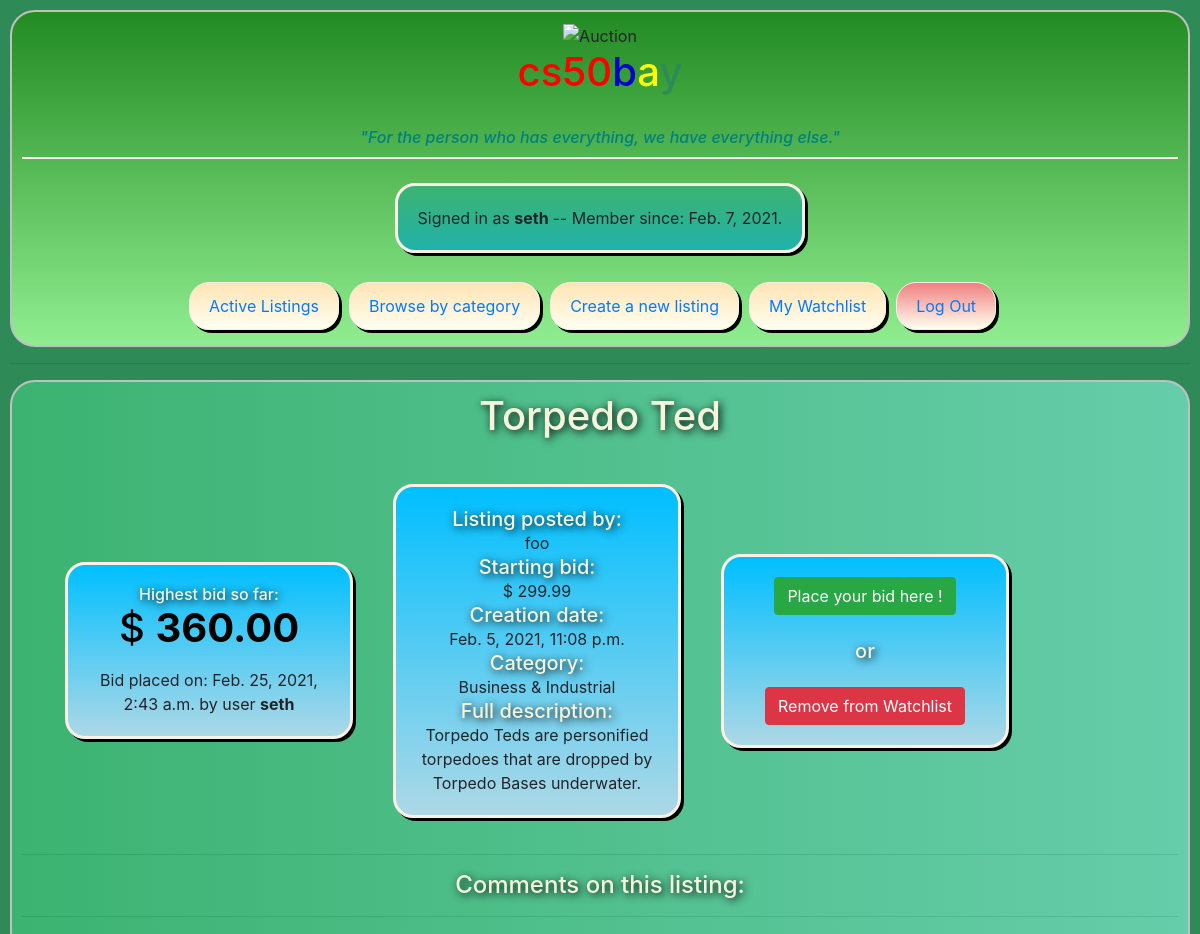
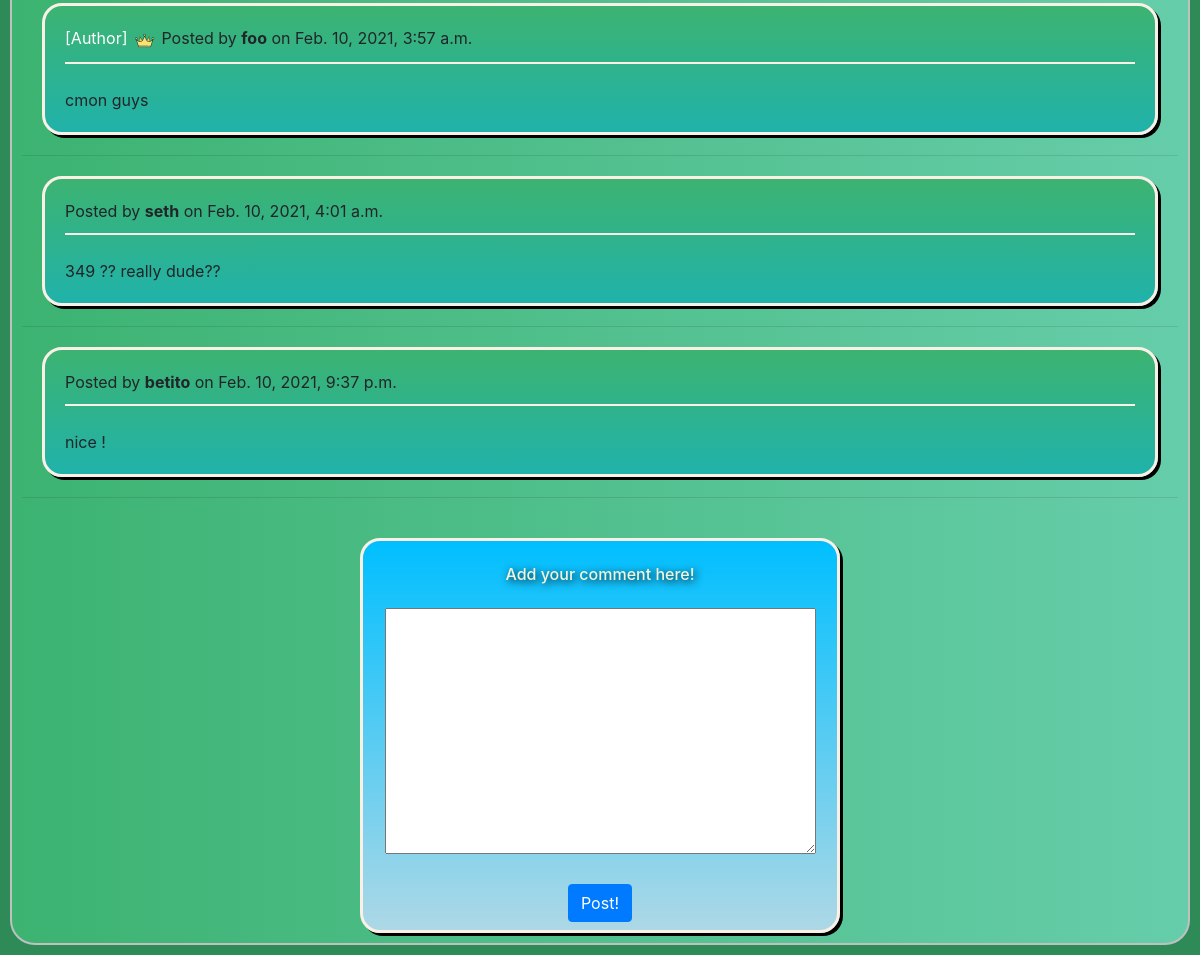
/listing/4 (signed in), run on the app's committed database (2 pictures, top to bottom).
### auctions/models.py (models this page shows, shortened)
class User(AbstractUser):
    member_since = models.DateField(auto_now_add=timezone.now())

class auction_listing(models.Model):
    title = models.CharField(max_length=64)
    description = models.TextField()
    starting_bid = models.DecimalField(max_digits=17, decimal_places=2, default=0)
    creation_date = models.DateTimeField(auto_now_add=timezone.now())
    author = models.CharField(max_length=150)#150 is max length of abstract user
    img_url = models.CharField(max_length=256, blank=True, null=True, help_text="Optional")
    watchlist = models.ManyToManyField(User, blank=True, related_name="user_watchlist")
    active_status = models.BooleanField(default=True)
    categories_list = (
        ('FA', 'Fashion'),
        ('BM', 'Books, Moves & Music'),
        ('EL', 'Electronics'),
        ('CO', 'Collectibles & Art'),
        ('HG', 'Home & Garden'),
        ('SG', 'Sporting Goods'),
        ('TH', 'Toys & Hobbies'),
        ('BI', 'Business & Industrial'),
        ('HB', 'Health & Beauty'),
        ('OT', 'Others')
    )
    category = models.CharField(max_length=2, choices=categories_list, default='OT', help_text="If not specified it will be set as Others")
    class meta:
        ordering = ('-creation_date')

class bids(models.Model):
    id = models.OneToOneField(auction_listing,
        on_delete=models.CASCADE, primary_key=True, related_name="listing_bid")
    highest_bid = models.DecimalField(max_digits=17, decimal_places=2, default=0)
    highest_bid_user = models.CharField(max_length=150, blank=True, null=True)
    last_bid_date = models.DateTimeField(auto_now=timezone.now())
    class meta:
        ordering = ('last_bid_date')

class comments(models.Model):
    listing_id = models.ForeignKey(auction_listing, on_delete=models.CASCADE, related_name="listing_comments")
    post_author = models.CharField(max_length=150)
    commentary_date = models.DateTimeField(auto_now_add=timezone.now())
    comment = models.TextField(null=True)

### auctions/views.py (the view)
# urls.py: path("listing/<int:listing_id>", views.listing, name="listing"),
def listing(request, listing_id):
    listing = auction_listing.objects.get(pk = listing_id)
    current_bid = bids.objects.get(pk = listing.id)
    category = listing.get_category_display()
    comments_list = comments.objects.filter(listing_id = listing_id)
    if listing.watchlist.filter(username=request.user):
        usertocheck = True
    else:
        usertocheck = False
    return render(request, "auctions/listing.html",{
        "listing": listing,
        "current_bid": current_bid,
        "bidform": forms.bidform(),
        "usertocheck": usertocheck,
        "category": category,
        "comment": forms.commentform(),
        "comments_list": comments_list
    })

### auctions/forms.py
class bidform(ModelForm):
    class Meta:
        model = bids
        fields = ['highest_bid']
        labels = {'highest_bid': ''}

class commentform(ModelForm):
    class Meta:
        model = comments
        fields = ['comment']
        labels = {'comment': ''}

### auctions/templates/auctions/listing.html (shortened to what this page needs)
{% extends "auctions/layout.html" %}
{% block body %}
<h1 class="maintitle">{{listing.title}}</h1>
<br>
<div class="container">
    <div class="card cardstyle" style="text-align: center;">
        <div class="card-body">
            <h6 class="maintitle">Highest bid so far:</h6>
            <h1 style="color: black">$ <strong>{{current_bid.highest_bid}}</strong> </h1></p>
            Bid placed on: {{current_bid.last_bid_date}} by user <strong>{{ current_bid.highest_bid_user }}</strong>
        </div>
    </div>
    <div class="card cardstyle">
        <div class="card-body">
          <h5 class="maintitle">Listing posted by: </h5> {{listing.author}}
          <h5 class="maintitle">Starting bid: </h5> $ {{listing.starting_bid}}
          <h5 class="maintitle">Creation date: </h5> {{listing.creation_date}}
          <h5 class="maintitle">Category: </h5> {{category}}
          <h5 class="maintitle">Full description: </h5> {{listing.description}}
        </div>
    </div>
    <div class="card cardstyle">
        <div class="card-body">
            {% if user.is_authenticated %}
                {% if user.username == listing.author%}
                    {% if listing.active_status%}
                    <form action="{% url 'close_bid' listing.id %}" method="POST">
                        {% csrf_token %}
                        <input type="submit" class="btn btn-danger" value="Close this auction">
                    </form>
                    {% else%}
                    <h3 class="maintitle" style="color: orangered;">- Auction closed -</h3>
                    {% endif %}
                {% else %}
                    {% if listing.active_status%}
                        <div>
                            <a id="hide1" href="#hide1" class="hide"><button type="button" class="btn btn-success">Place your bid here !</button></a>
                        </div>
                        <br>
                        <h5 class="maintitle"> or </h5>
                        <br>
                        {% if usertocheck %}
                            <form action="{% url 'remove_watchlist' listing.id %}" method="POST">
                                <input type="submit" class="btn btn-danger" value="Remove from Watchlist">
                            </form>
                        {% else %}
                            <form action="{% url 'add_watchlist' listing.id %}" method="POST">
                                {% csrf_token %}
                                <input type="submit" class="btn btn-primary" value="Add to Watchlist">
                            </form>
                        {% endif %}
                    {% endif %}
                {% endif %}
            {% else %}
            <a href="{% url 'login' %}" ><button type="button" class="btn btn-primary" style="color: white;">Log in</button></a>
            to place bids or add items to your watchlist !
            {% endif %}
        </div>
    </div>
</div>
<hr>
<h4 class="maintitle">Comments on this listing:</h4>
<hr>
{% for post in comments_list %}
    <div class="commentbox">
        {% if post.post_author == listing.author %}
            <span style="color: white;">[Author]</span> <img src="../static/auctions/images/crown.png" alt="" style="height: 25px;">
        {% endif %}
        Posted by <strong>{{post.post_author}}</strong> on {{post.commentary_date}}
        <br>
        <div class="commentline"></div>
        <br>
        {{post.comment}}
    </div>
    <hr>
{% endfor %}
<br>
{% if user.is_authenticated %}
    {% if listing.active_status %}
    <div class="cardstyle" style="width: 30rem; margin:auto">
        <br>
        <h6 class="maintitle"> Add your comment here!</h6>
        <br>
        <form action="{% url 'new_comment' listing.id %}" method="POST">
            {{comment}}
            <br><br>
            <div class="maintitle"><input type="submit" class="btn btn-primary mb-2" value="Post!"/></div>
        </form>
    </div>
    {% else %}
        <h5 class="maintitle">This listing is closed. Comments are disabled.</h5>
    {% endif %}
{% else %}
<div style="margin: auto; text-align: center;">
    <a href="{% url 'login' %}" ><button type="button" class="btn btn-primary" style="color: white;">Log in</button></a>
    to post and communicate with other bidders !
</div>
{% endif %}
{% endblock %}

### auctions/templates/auctions/layout.html (shortened to what this page needs)
{% load static %}
<!DOCTYPE html>
<html lang="en">
    <head>
        <link rel="stylesheet" href="https://stackpath.bootstrapcdn.com/bootstrap/4.4.1/css/bootstrap.min.css">
        <link href="{% static 'auctions/styles.css' %}" rel="stylesheet">
    </head>
    <body>
        <header>
            <div class="centerbanner">
                <img src="{% static 'auctions/images/ai.png' %}" alt="Auction" style="width: 100px; height: auto; background: transparent;">
                <h1> <span style="color: red;">cs50</span><span style="color: MediumBlue;">b</span><span style="color: Yellow;">a</span><span style="color: #2E8B57;">y</span>  </h1>
                <br>
                <h6 style="color: Teal; font-style: italic;">"For the person who has everything, we have everything else."</h6>
            </div>
            <div class="commentline"></div>
            <br>
            <div>
                {% if user.is_authenticated %}
                    <div class="commentbox" style="width: max-content; margin: auto;">Signed in as <strong>{{ user.username }} </strong> -- Member since: {{user.member_since}}.</div>
                {% else %}
                    You are currently browsing as Guest.
                    <br>
                {% endif %}
                <br>
            </div>
            <div >
                <ul class="nav container" style="justify-content: center;">
                    <li class="nav-item navbox">
                        <a class="nav-link" href="{% url 'index' %}">Active Listings</a>
                    </li>
                    <li class="nav-item navbox">
                        <a class="nav-link" href="{% url 'all_categories'%}">Browse by category</a>
                    </li>
                    {% if user.is_authenticated %}
                        <li class="nav-item navbox">
                            <a class="nav-link" href="{% url 'new_listing'%}">Create a new listing</a>
                        </li>
                        <li class="nav-item navbox">
                            <a class="nav-link" href="{% url 'my_watchlist' %}">My Watchlist</a>
                        </li>
                        <li class="nav-item navboxlogout">
                            <a class="nav-link" href="{% url 'logout' %}">Log Out</a>
                        </li>
                    {% endif %}
                </ul>
            </div>
        </header>
        <hr>
        <main>
            {% block body %}
            {% endblock %}
        </main>
    </body>
</html>

### auctions/static/auctions/styles.css (style rules this page uses)
body { padding: 10px; background-color: #2E8B57; }
h1 { color:bisque; }
header { background-image: linear-gradient( #228B22, #90EE90); border: 2px solid #C0C0C0; border-radius: 25px; padding: 10px; }
main { background-image: linear-gradient(to right, #3CB371, #66CDAA); border: 2px solid #C0C0C0; border-radius: 25px; padding: 10px; }
.centerbanner { text-align: center; margin: auto; }
.container { display: flex; flex-wrap: wrap; align-items: center; }
.cardstyle { width: 18rem; background-image: linear-gradient(DeepSkyBlue, LightBlue); border-radius: 20px; border: 3px solid Linen; box-shadow: 3px 3px black; margin: 20px; text-align: center; }
.maintitle { text-align: center; color: beige; text-shadow: 2px 2px 8px black; margin: auto; }
.commentbox { background-image: linear-gradient(#3CB371, LightSeaGreen); border-radius: 20px; border: 3px solid Linen; box-shadow: 3px 3px black; margin: 20px; padding: 20px; }
.navbox { background-image: linear-gradient(Moccasin, Ivory); border-radius: 20px; border: 1px solid Linen; box-shadow: 3px 3px black; margin: 5px; padding: 3px; }
.navboxlogout { background-image: linear-gradient(lightcoral, Ivory); border-radius: 20px; border: 1px solid Linen; box-shadow: 3px 3px black; margin: 5px; padding: 3px; }
.commentline { border-top: 2px solid linen; margin-top: 10px; width: 100%; }

### data on the page
User: username "seth", member_since "Feb. 7, 2021"
auction_listing: title "Torpedo Ted", author "foo", starting_bid "299.99", creation_date "Feb. 5, 2021, 11:08 p.m.", description "Torpedo Teds are personified torpedoes that are dropped by Torpedo Bases underwater."
bids: highest_bid "360.00", last_bid_date "Feb. 25, 2021, 2:43 a.m.", highest_bid_user "seth"
comments: post_author "foo", commentary_date "Feb. 10, 2021, 3:57 a.m.", comment "cmon guys"
comments: post_author "seth", commentary_date "Feb. 10, 2021, 4:01 a.m.", comment "349 ?? really dude??"
comments: post_author "betito", commentary_date "Feb. 10, 2021, 9:37 p.m.", comment "nice !"

### other printed values
{{ category }} "Business & Industrial"
